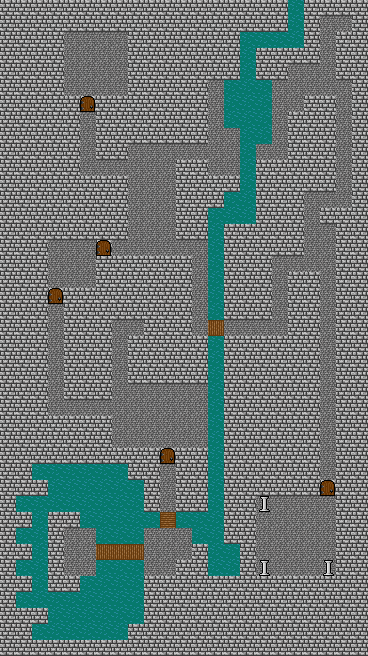

Rendered tile map (Tiled .tmx) drawn with the repository's tilesets; below, a short description and the full map source, tile grids included:
An orthogonal 23x41 tile map with 16x16 px tiles, 1 tile layer (Terrain) and 5 objects (2x pow2.CombatFeatureComponent, 2x pow2.TreasureFeatureComponent, pow2.PortalFeatureComponent).

<map version="1.0" orientation="orthogonal" width="23" height="41" tilewidth="16" tileheight="16">
 <properties>
  <property name="combat" value="true" />
  <property name="combatZone" value="zone-sewer" />
 </properties>
 <tileset firstgid="1" source="tiles/environment.tsx" />
 <layer name="Terrain" width="23" height="41">
  <data encoding="csv">
9,9,9,9,9,9,9,9,9,9,9,9,9,9,9,9,9,9,35,9,9,9,9,
9,9,9,9,9,9,9,9,9,9,9,9,9,9,9,9,9,9,35,9,33,33,9,
9,9,9,9,33,33,33,33,9,9,9,9,9,9,9,35,35,35,35,9,33,9,9,
9,9,9,9,33,33,33,33,9,9,9,9,9,9,9,35,9,9,9,9,33,9,9,
9,9,9,9,33,33,33,33,9,9,9,9,9,9,9,35,9,9,33,33,33,9,9,
9,9,9,9,33,33,33,33,9,9,9,9,9,33,35,35,35,33,33,33,33,33,9,
9,9,9,9,9,6,9,9,9,9,9,9,9,33,35,35,35,33,33,9,9,33,9,
9,9,9,9,9,33,9,9,9,9,9,9,9,33,35,35,35,33,9,9,9,33,9,
9,9,9,9,9,33,9,9,9,9,9,9,9,33,33,35,35,33,9,9,9,33,9,
9,9,9,9,9,33,9,9,33,33,33,33,33,33,33,35,33,33,9,9,9,33,9,
9,9,9,9,9,33,33,33,33,33,33,9,9,33,33,35,9,9,9,9,9,33,9,
9,9,9,9,9,9,9,9,33,33,33,9,9,9,9,35,9,9,9,9,9,33,9,
9,9,9,9,9,9,9,9,33,33,33,9,9,9,35,35,9,9,9,33,33,33,9,
9,9,9,9,9,9,9,9,33,33,33,9,9,35,35,35,9,9,9,33,9,9,9,
9,9,9,9,9,9,9,9,33,33,33,9,9,35,9,9,9,9,9,33,33,9,9,
9,9,9,33,33,33,6,33,33,33,33,33,33,35,9,9,9,9,9,33,33,9,9,
9,9,9,33,33,33,9,9,9,9,9,9,33,35,9,9,9,33,33,33,33,9,9,
9,9,9,33,33,33,9,9,9,9,9,9,33,35,9,9,9,33,9,9,33,9,9,
9,9,9,6,9,9,9,9,9,9,9,9,33,35,9,9,9,33,9,9,33,9,9,
9,9,9,33,9,9,9,9,9,9,9,9,33,35,9,9,9,33,9,9,33,9,9,
9,9,9,33,9,9,9,33,33,9,9,9,33,3,33,33,33,33,9,9,33,9,9,
9,9,9,33,9,9,9,33,9,9,9,9,9,35,9,9,9,9,9,9,33,9,9,
9,9,9,33,9,9,9,33,9,9,9,9,9,35,9,9,9,9,9,9,33,9,9,
9,9,9,33,9,9,9,33,9,9,9,9,9,35,9,9,9,9,9,9,33,9,9,
9,9,9,33,9,9,9,33,33,33,33,33,33,35,9,9,9,9,9,9,33,9,9,
9,9,9,33,33,33,33,33,33,33,33,33,33,35,9,9,9,9,9,9,33,9,9,
9,9,9,9,9,9,9,33,33,33,33,33,33,35,9,9,9,9,9,9,33,9,9,
9,9,9,9,9,9,9,33,33,33,33,33,33,35,9,9,9,9,9,9,33,9,9,
9,9,9,9,9,9,9,9,9,9,6,9,9,35,9,9,9,9,9,9,33,9,9,
9,9,35,35,35,35,35,35,9,9,33,9,9,35,9,9,9,9,9,9,33,9,9,
9,9,9,35,35,35,35,35,35,9,33,9,9,35,9,9,9,9,9,9,6,9,9,
9,35,35,35,35,35,35,35,35,9,33,9,9,35,9,9,30,33,33,33,33,9,9,
9,9,35,9,9,35,35,35,35,35,12,35,35,35,9,9,33,33,33,33,33,9,9,
9,35,35,9,33,33,35,35,35,33,33,33,35,35,9,9,33,33,33,33,33,9,9,
9,9,35,9,33,33,3,3,3,33,33,33,9,35,35,9,33,33,33,33,33,9,9,
9,35,35,9,33,33,35,35,35,33,33,9,9,35,35,9,30,33,33,33,30,9,9,
9,9,35,9,9,35,35,35,35,9,9,9,9,9,9,9,9,9,9,9,9,9,9,
9,35,35,35,35,35,35,35,35,9,9,9,9,9,9,9,9,9,9,9,9,9,9,
9,9,9,35,35,35,35,35,35,9,9,9,9,9,9,9,9,9,9,9,9,9,9,
9,9,35,35,35,35,35,35,9,9,9,9,9,9,9,9,9,9,9,9,9,9,9,
9,9,9,9,9,9,9,9,9,9,9,9,9,9,9,9,9,9,9,9,9,9,9
</data>
 </layer>
 <objectgroup draworder="topdown" name="Features" width="23" height="41">
  <object name="ruins" type="pow2.PortalFeatureComponent" x="336" y="16" width="16" height="16">
   <properties>
    <property name="icon" value="doorway.png" />
    <property name="target" value="ruins" />
    <property name="targetX" value="14" />
    <property name="targetY" value="9" />
    <property name="text" value="Escape the sewers and return to the ruins above?" />
    <property name="transitionType" value="town" />
   </properties>
  </object>
  <object name="kobold-sewers" type="pow2.CombatFeatureComponent" x="320" y="496" width="16" height="16">
   <properties>
    <property name="icon" value="koboldSwordsman.png" />
    <property name="id" value="sewer-kobolds" />
    <property name="text" value="You are confronted by a pack of Kobolds!" />
   </properties>
  </object>
  <object name="impTalisman.png" type="pow2.TreasureFeatureComponent" x="96" y="32" width="16" height="16">
   <properties>
    <property name="icon" value="chest.png" />
    <property name="id" value="sewers-treasure-2" />
    <property name="item" value="apprentice-hat" />
   </properties>
  </object>
  <object name="kobold-sewers-elite" type="pow2.CombatFeatureComponent" x="64" y="544" width="16" height="16">
   <properties>
    <property name="gold" value="12" />
    <property name="icon" value="koboldShaman.png" />
    <property name="id" value="sewer-kobolds-elite" />
    <property name="items" value="" />
    <property name="sets" value="ruinsDone" />
    <property name="text" value="At long last, you find the source of the evil in Kinstown. Surrounded by roiling sewage water, you see a make-shift Kobold throne room! A shamanistic Kobold points at you and howls!" />
   </properties>
  </object>
  <object name="shield treasure" type="pow2.TreasureFeatureComponent" x="288" y="528" width="16" height="16">
   <properties>
    <property name="icon" value="chest.png" />
    <property name="id" value="sewers-treasure1" />
    <property name="item" value="leather-shield" />
   </properties>
  </object>
 </objectgroup>
</map>
